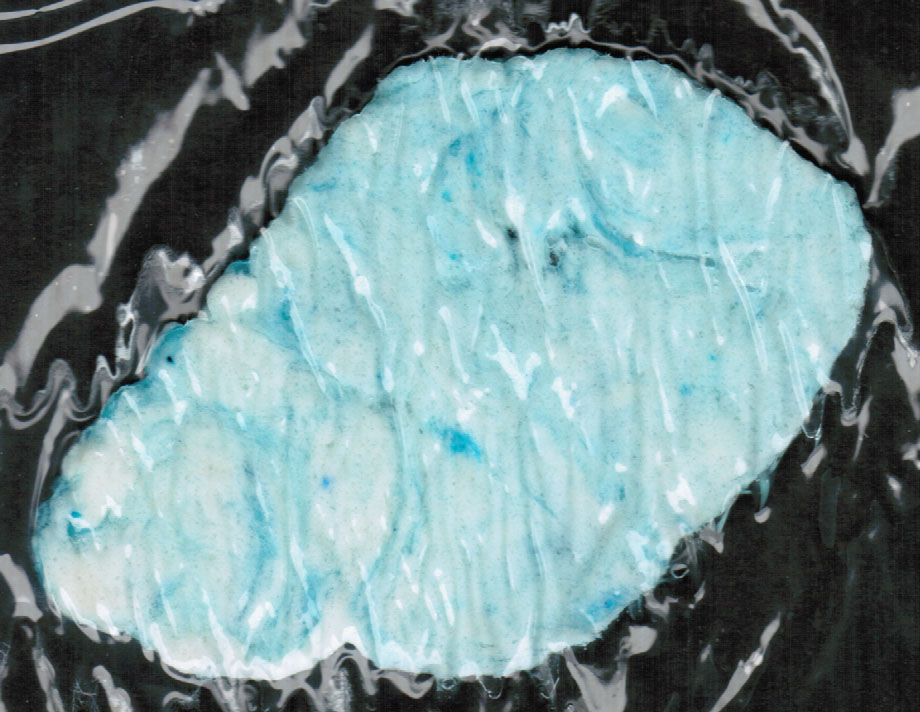
%> input picture database/005-15.jpg, 920 x 712 px
$ octave --eval "result = SimpleKmeans(imread('../../database/005-15.jpg'));"   (GNU Octave 9; MATLAB toolbox functions it lacks are replaced by stand-ins)
%> lines starting %> are read from the running program, lines starting %| are printed output that depends on the picture
%> in SimpleKmeans, `rgb(:,:,1) = imagenRGB(:,:,1);`:
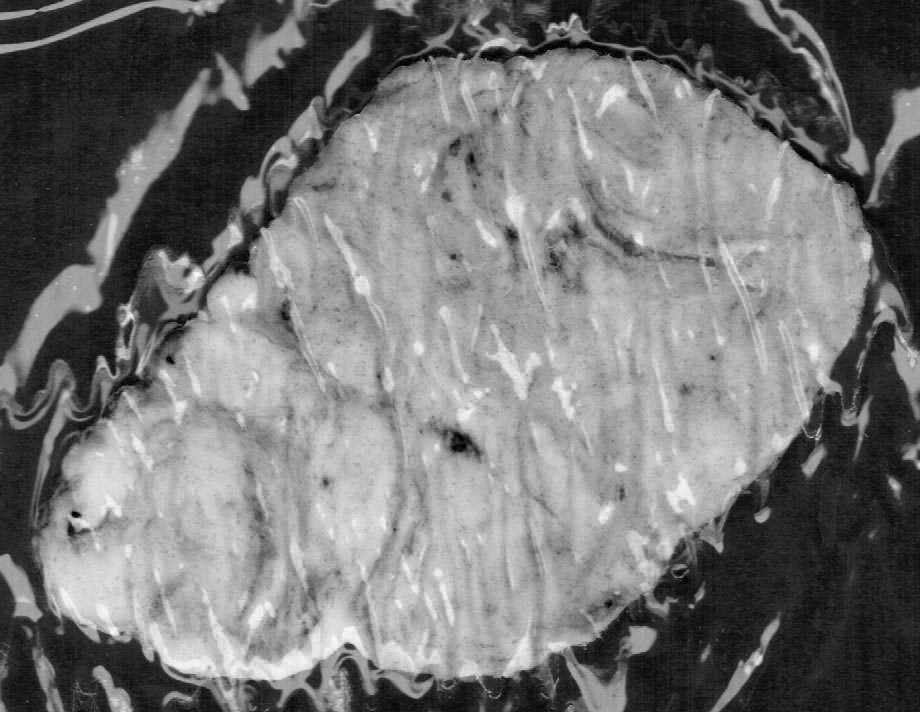
%> rgb: size 712x920 double; min 0, max 252, mean 117.8
### core/segmentacion/edison_wrapper.m
function [varargout] = edison_wrapper(rgbim, featurefun, varargin)
%
% Performing mean_shift operation on image
%
% Usage:
%   [fimage labels modes regSize grad conf] = edison_wrapper(rgbim, featurefunc, ...)
%
% Inputs:
%   rgbim - original image in RGB space
%   featurefunc - converting RGB to some feature space in which to perform
%                 the segmentation, like @RGB2Lab etc.
%
% Allowed parameters:
%   'steps'       - What steps the algorithm should perform:
%                   1 - only mean shift filtering
%                   2 - filtering and region fusion [default]
%   'synergistic' - perform synergistic segmentation [true]|false
%   'SpatialBandWidth' - segmentation spatial radius (integer) [7]
%   'RangeBandWidth'   - segmentation feature space radius (float) [6.5]
%   'MinimumRegionArea'- minimum segment area (integer) [20]
%   'SpeedUp'          - algorithm speed up {1,2,3} [2]
%   'GradientWindowRadius' - synergistic parameters (integer) [2]
%   'MixtureParameter' - synergistic parameter (float 0,1) [.3]
%   'EdgeStrengthThreshold'- synergistic parameter (float 0,1) [.3]
%
% Outputs:
%   fimage  - the result in feature space
%   labels  - labels of regions [if steps==2]
%   modes   - list of all modes [if steps==2]
%   regSize - size, in pixels, of each region [if steps==2]
%   grad    - gradient map      [if steps==2 and synergistic]
%   conf    - confidence map    [if steps==2 and synergistic]
%


% rgbim must be of type uint8
if ~isa(rgbim,'uint8'),
    if max(rgbim(:)) <= 1,
        rgbim = im2uint8(rgbim);
    else
        rgbim = uint8(rgbim);
    end
end
imsiz = size(rgbim);
%> imsiz = [300 388 3]

fim = im2single(rgbim);
fim = single(featurefun(fim));
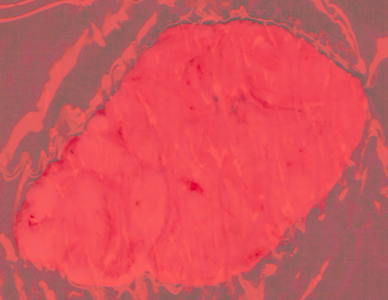
%> fim: size 300x388x3 single; mean R, G, B 73.5, -7.8, -2.5; drawn with min black and max white

rgbim = permute(rgbim,[3 2 1]);
fim = permute(fim, [3 2 1]);

p = parse_inputs(varargin);
%> in parse_inputs, `p = struct(args{:});`: p = {SpatialBandWidth 10, RangeBandWidth 4, MinimumRegionArea 2, speedup 3}
%> in parse_inputs, `p.synergistic = logical(p.synergistic);`: p.synergistic = true
%> p = {SpatialBandWidth 10, RangeBandWidth 4, MinimumRegionArea 2, speedup 3, steps 2, synergistic true}

labels = [];
modes =[];
regSize = [];
grad = [];
conf = [];

if p.steps == 1
    [fimage] = edison_wrapper_mex(fim, rgbim, p);
else
    if p.synergistic
%> the run ends on the next line
        [fimage labels modes regSize grad conf]  = edison_wrapper_mex(fim, rgbim, p);
    else
        [fimage labels modes regSize]  = edison_wrapper_mex(fim, rgbim, p);
    end
    grad = reshape(grad,imsiz([2 1]))';
    conf = reshape(conf',imsiz([2 1]))';
end
fimage = permute(fimage, [3 2 1]);

if nargout >= 1, varargout{1} = fimage; end;
if nargout >= 2, varargout{2} = labels'; end;
if nargout >= 3, varargout{3} = modes; end;
if nargout >= 4, varargout{4} = regSize; end;
if nargout >= 5, varargout{5} = grad; end;
if nargout >= 6, varargout{6} = conf; end;


%--------------------------------------------------------%
function [p] = parse_inputs(args)
% Allowed parameters
%   'steps'       - What steps the algorithm should perform:
%                   1 - only mean shift filtering
%                   2 - filtering and region fusion [defualt]
%   'synergistic' - perform synergistic segmentation [true]|false
%   'SpatialBandWidth' - segmentation spatial radius (integer) [7]
%   'RangeBandWidth'   - segmentation feature space radius (float) [6.5]
%   'MinimumRegionArea'- minimum segment area (integer) [20]
%   'SpeedUp'          - algorithm speed up {0,1,2} [1]
%   'GradientWindowRadius' - synergistic parameters (integer) [2]
%   'MixtureParameter' - synergistic parameter (float 0,1) [.3]
%   'EdgeStrengthThreshold'- synergistic parameter (float 0,1) [.3]


% convert ars to parameters - then init all the rest according to defualts
try
    p = struct(args{:});
catch
    error('edison_wrapper:parse_inputs','Cannot parse arguments');
end

% % modes of operation
% -. edge detection -- currently unsupported
% 1. Filtering
% 2. Fusing regions
% 3. Segmentation
if ~isfield(p,'steps')
    p.steps = 2;
end
if p.steps ~= 1 && p.steps ~=2
    error('edison_wrapper:parse_inputs','steps must be either 1 or 2');
end

% % parameters
% Flags
% 1. synergistic
if ~isfield(p,'synergistic')
    p.synergistic = true;
end
p.synergistic = logical(p.synergistic);

% Mean Shift Segmentation parameters
% SpatialBandWidth [integer]
if ~isfield(p,'SpatialBandWidth')
    p.SpatialBandWidth = 7;
end
if p.SpatialBandWidth < 0 || p.SpatialBandWidth ~= round(p.SpatialBandWidth)
    error('edison_wrapper:parse_inputs','SpatialBandWidth must be a positive integer');
end
% RangeBandWidth [float]
if ~isfield(p,'RangeBandWidth')
    p.RangeBandWidth = 6.5;
end
if p.RangeBandWidth < 0
    error('edison_wrapper:parse_inputs','RangeBandWidth must be positive');
end
% MinimumRegionArea [integer]
if ~isfield(p,'MinimumRegionArea')
    p.MinimumRegionArea = 20;
end
if p.MinimumRegionArea < 0 || p.MinimumRegionArea ~= round(p.MinimumRegionArea)
    error('edison_wrapper:parse_inputs','MinimumRegionArea must be a positive integer');
end
% SpeedUp
if ~isfield(p,'SpeedUp')
    p.SpeedUp = 2;
end
if p.SpeedUp ~=1 && p.SpeedUp ~= 2 && p.SpeedUp ~= 3
    error('edison_wrapper:parse_inputs','SpeedUp must be either 1, 2 or 3');
end
% Synergistic Segmentation parameters
% GradientWindowRadius [integer]
if ~isfield(p,'GradientWindowRadius')
    p.GradientWindowRadius = 2;
end
if p.GradientWindowRadius < 0 || p.GradientWindowRadius ~= round(p.GradientWindowRadius)
    error('edison_wrapper:parse_inputs','GradientWindowRadius must be a positive integer');
end
% MixtureParameter [float (0,1)]
if ~isfield(p,'MixtureParameter')
    p.MixtureParameter = .3;
end
if p.MixtureParameter < 0 || p.MixtureParameter > 1
    error('edison_wrapper:parse_inputs','MixtureParameter must be between zero and one');
end
% EdgeStrengthThreshold [float (0,1)]
if ~isfield(p,'EdgeStrengthThreshold')
    p.EdgeStrengthThreshold = .3;
end
if p.EdgeStrengthThreshold < 0 || p.EdgeStrengthThreshold > 1
    error('edison_wrapper:parse_inputs','MixtureParameter must be between zero and one');
end

% % Currently unsupported
% Edge Detection Parameters
% GradientWindowRadius [integer]
% MinimumLength [integer]
% NmxRank [float (0,1)]
% NmxConf [float (0,1)]
% NmxType
% HysterisisHighRank [float (0,1)]
% HysterisisHighConf [float (0,1)]
% HysterisisHighType
% HysterisisLowRank [float (0,1)]
% HysterisisLowConf [float (0,1)]
% HysterisisLowType

% %

### core/segmentacion/segmentar.m
function [fimg, labels, modes, regsize, grad, conf]= segmentar(imagen_original,hs,hr,m)
[fimg, labels, modes, regsize, grad, conf]= edison_wrapper(imagen_original,@RGB2Luv,'SpatialBandWidth',hs,'RangeBandWidth',hr,'MinimumRegionArea',m,'speedup',3);
end

### core/segmentacion/RGB2Luv.m
function [luvim, x, y, z] = RGB2Luv(im)

if size(im,3) ~= 3
    error('im must have three color channels');
end
if ~isa(im,'float')
    im = im2single(im);
end
if (max(im(:)) > 1)
    im = im./255;
end

XYZ = [.4125 .3576 .1804; .2125 .7154 .0721; .0193 .1192 .9502];
Yn = 1.0;
Lt = .008856;
Up = 0.19784977571475;
Vp = 0.46834507665248;
imsiz = size(im);
im = permute(im,[3 1 2]);
im = reshape(im,[3 prod(imsiz(1:2))]);
xyz = reshape((XYZ*im)',imsiz);
x = xyz(:,:,1);
y = xyz(:,:,2);
z = xyz(:,:,3);

l0 = y./Yn;
l = l0;
l(l0>Lt) = 116.*(l0(l0>Lt).^(1/3)) - 16;
l(l0<=Lt) = 903.3*l0(l0<=Lt);
c = x + 15*y + 3 * z;
u = 4*ones(imsiz(1:2),class(im));
v = (9/15)*ones(imsiz(1:2),class(im));
u(c~=0) = 4*x(c~=0)./c(c~=0);
v(c~=0) = 9*y(c~=0)./c(c~=0);

u = 13*l.*(u-Up);
v = 13*l.*(v-Vp);

luvim = cat(3,l,u,v);

### core/segmentacion/SimpleKmeans.m
function [ pixel_labels ] = SimpleKmeans( imagenRGB )
%UNTITLED Summary of this function goes here
%   Detailed explanation goes here

rgb = [];
rgb(:,:,1) = imagenRGB(:,:,1);
rgb(:,:,2) = imagenRGB(:,:,2);
rgb(:,:,3) = imagenRGB(:,:,3);
rgb = imresize(rgb, [300 NaN]);

[fimg, labels, modes, regsize, grad, conf]= segmentar(rgb,10,4,2);
%fimg = RGB2Luv(rgb);

lab = rgb2lab(nLuv2RGB(fimg));
ab = double(lab(:,:,2:3));
nrows = size(ab,1);
ncols = size(ab,2);
ab = reshape(ab,nrows*ncols,2);

nColors = 2;
% repeat the clustering 3 times to avoid local minima
[cluster_idx, cluster_center] = kmeans(ab,nColors,'distance','sqEuclidean', 'Replicates',3);
pixel_labels = reshape(cluster_idx,nrows,ncols);
%imshow(pixel_labels,[]), title('image labeled by cluster index');
BW = im2bw(pixel_labels,1);
BW = ~BW;
%BW2 = bwselect(BW,150,150);
BW2 = bwselect(BW);
pixel_labels = BW2;


rgb = uint8(rgb);
imshow(rgb);
hold on;
contour(pixel_labels, 'LineWidth', 1.5, 'LineColor', 'magenta' );
end

$ run again, on database/008-6.jpg
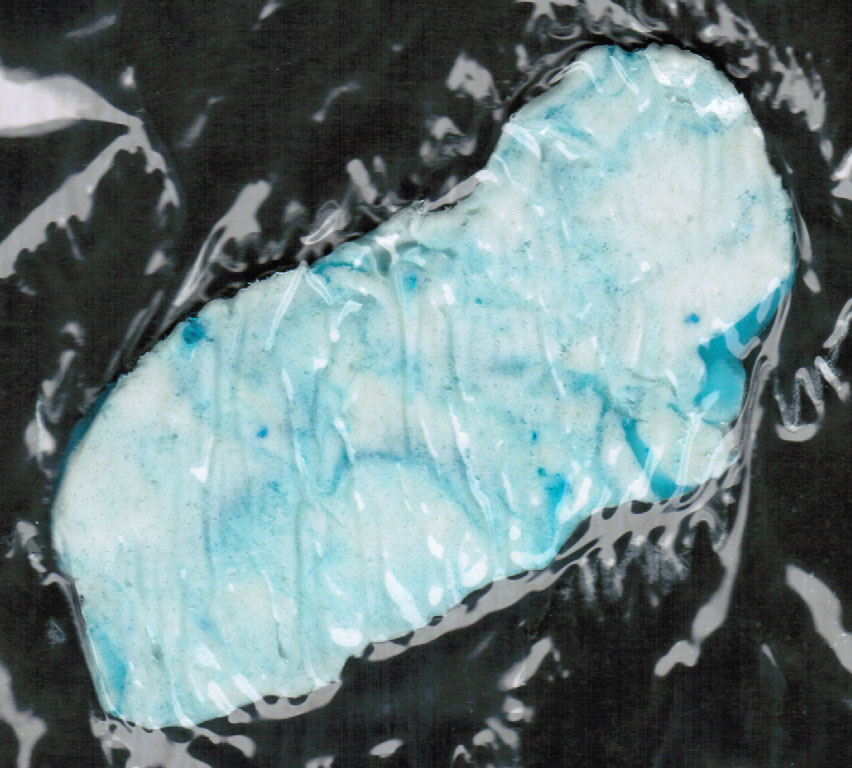
%> input picture database/008-6.jpg, 852 x 768 px
%> in SimpleKmeans, `rgb(:,:,1) = imagenRGB(:,:,1);`:
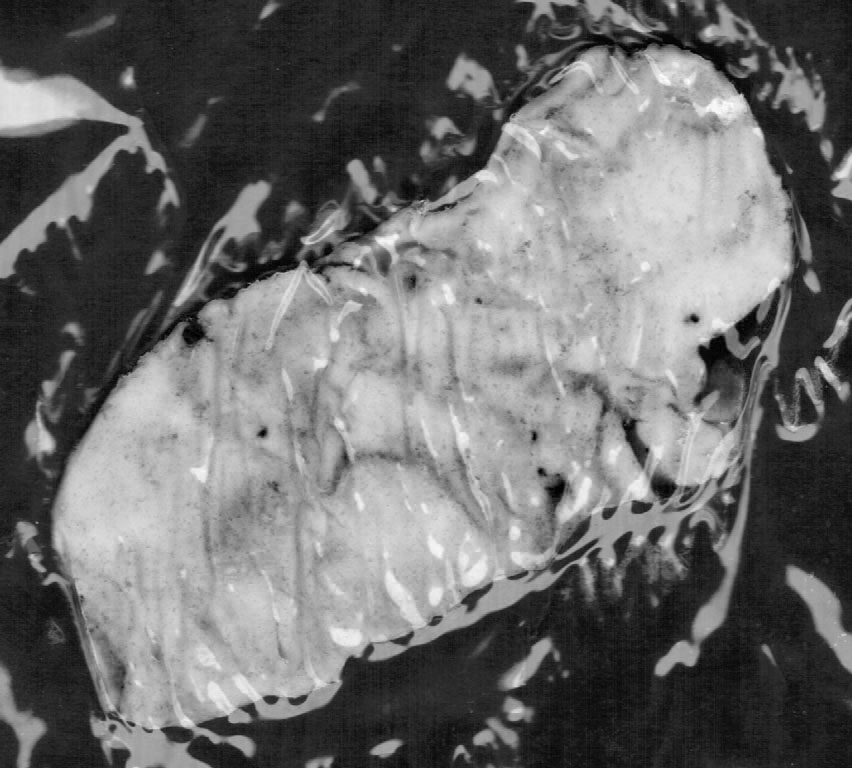
%> rgb: size 768x852 double; min 0, max 254, mean 107.8
%> in edison_wrapper, `fim = single(featurefun(fim));`:
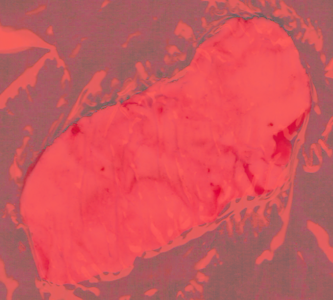
%> fim: size 300x333x3 single; mean R, G, B 69.5, -6.1, -1.7; drawn with min black and max white
%> in parse_inputs, `p = struct(args{:});`: p = {SpatialBandWidth 10, RangeBandWidth 4, MinimumRegionArea 2, speedup 3}
%> p.synergistic = true
%> in edison_wrapper, `p = parse_inputs(varargin);`: p = {SpatialBandWidth 10, RangeBandWidth 4, MinimumRegionArea 2, speedup 3, steps 2, synergistic true}

$ run again, on database/009-9.jpg
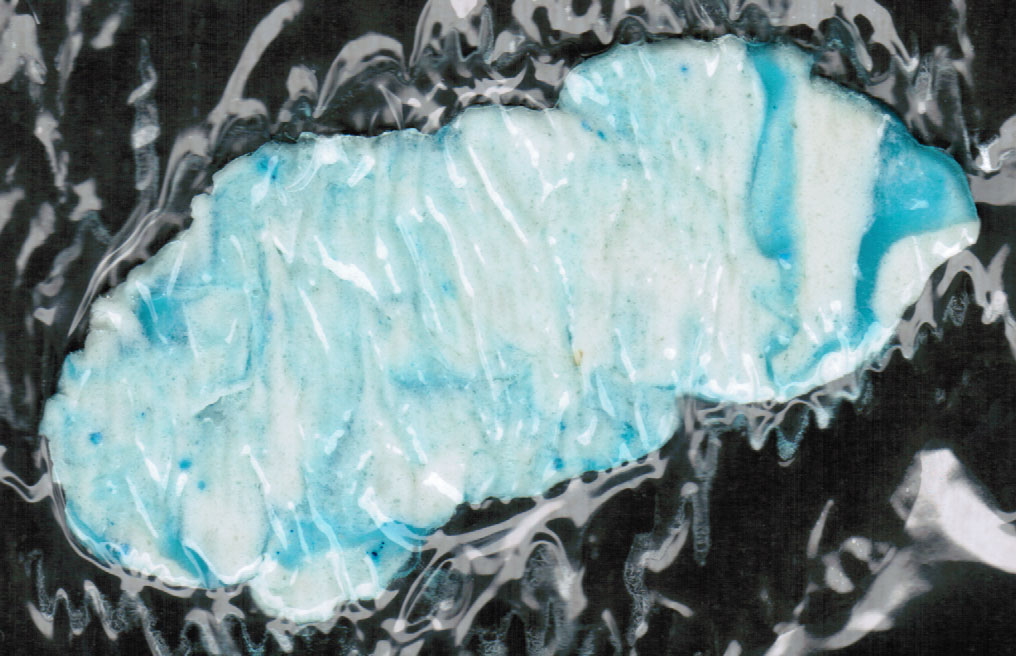
%> input picture database/009-9.jpg, 1016 x 656 px
%> in SimpleKmeans, `rgb(:,:,1) = imagenRGB(:,:,1);`:
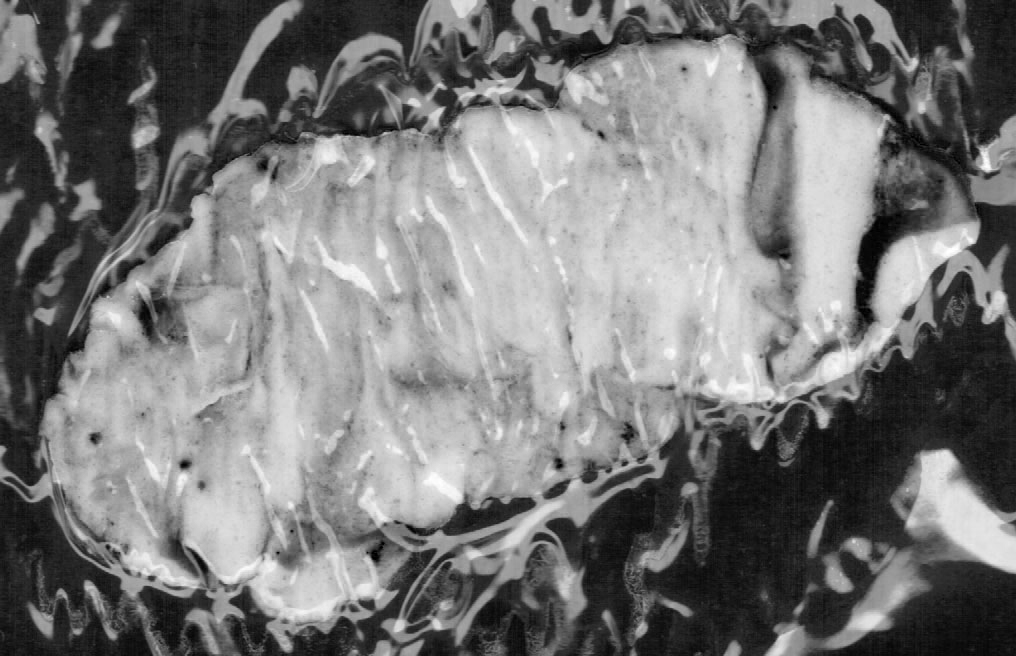
%> rgb: size 656x1016 double; min 0, max 255, mean 119.9
%> in edison_wrapper, `fim = single(featurefun(fim));`:
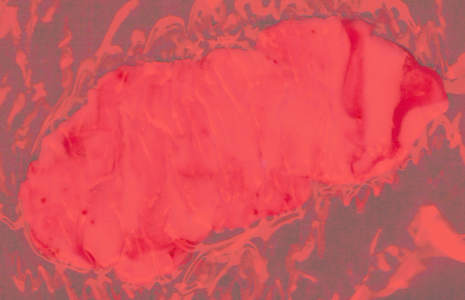
%> fim: size 300x465x3 single; mean R, G, B 73.5, -6.8, -2.3; drawn with min black and max white
%> in parse_inputs, `p = struct(args{:});`: p = {SpatialBandWidth 10, RangeBandWidth 4, MinimumRegionArea 2, speedup 3}
%> p.synergistic = true
%> in edison_wrapper, `p = parse_inputs(varargin);`: p = {SpatialBandWidth 10, RangeBandWidth 4, MinimumRegionArea 2, speedup 3, steps 2, synergistic true}

$ run again, on database/011-20.jpg
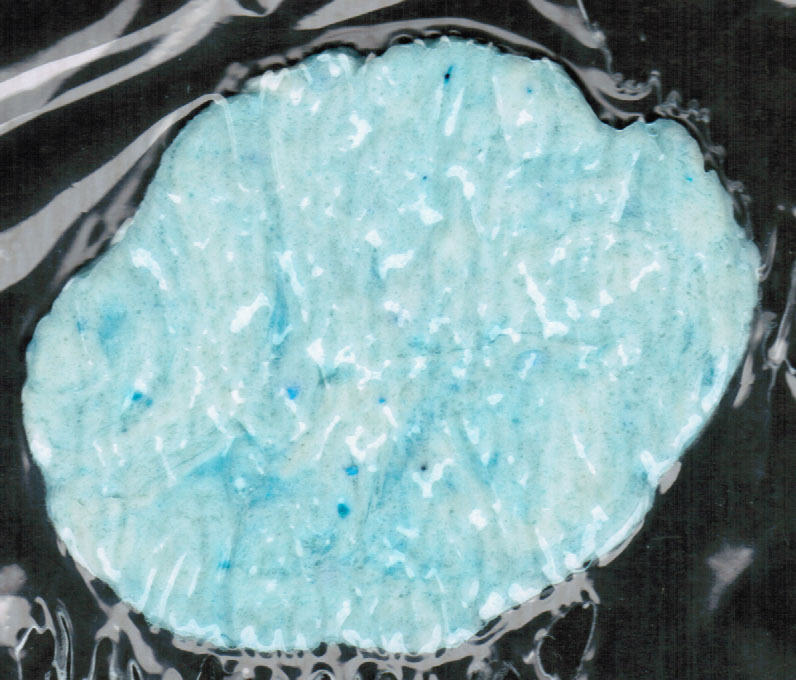
%> input picture database/011-20.jpg, 796 x 680 px
%> in SimpleKmeans, `rgb(:,:,1) = imagenRGB(:,:,1);`:
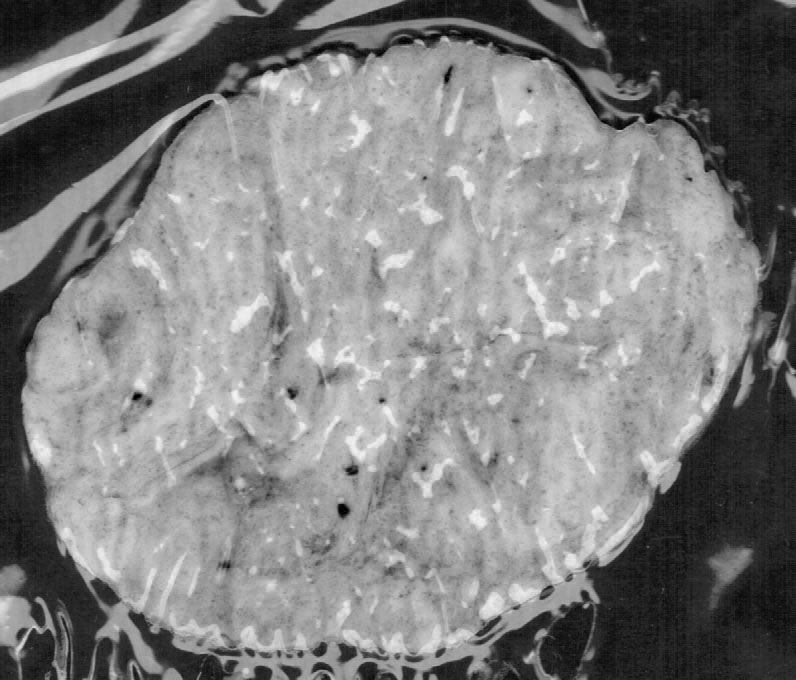
%> rgb: size 680x796 double; min 0, max 247, mean 128.6
%> in edison_wrapper, `fim = single(featurefun(fim));`:
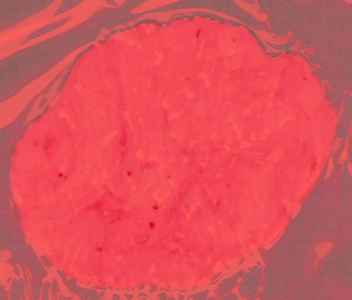
%> fim: size 300x352x3 single; mean R, G, B 77.4, -8.8, -3.1; drawn with min black and max white
%> in parse_inputs, `p = struct(args{:});`: p = {SpatialBandWidth 10, RangeBandWidth 4, MinimumRegionArea 2, speedup 3}
%> p.synergistic = true
%> in edison_wrapper, `p = parse_inputs(varargin);`: p = {SpatialBandWidth 10, RangeBandWidth 4, MinimumRegionArea 2, speedup 3, steps 2, synergistic true}
